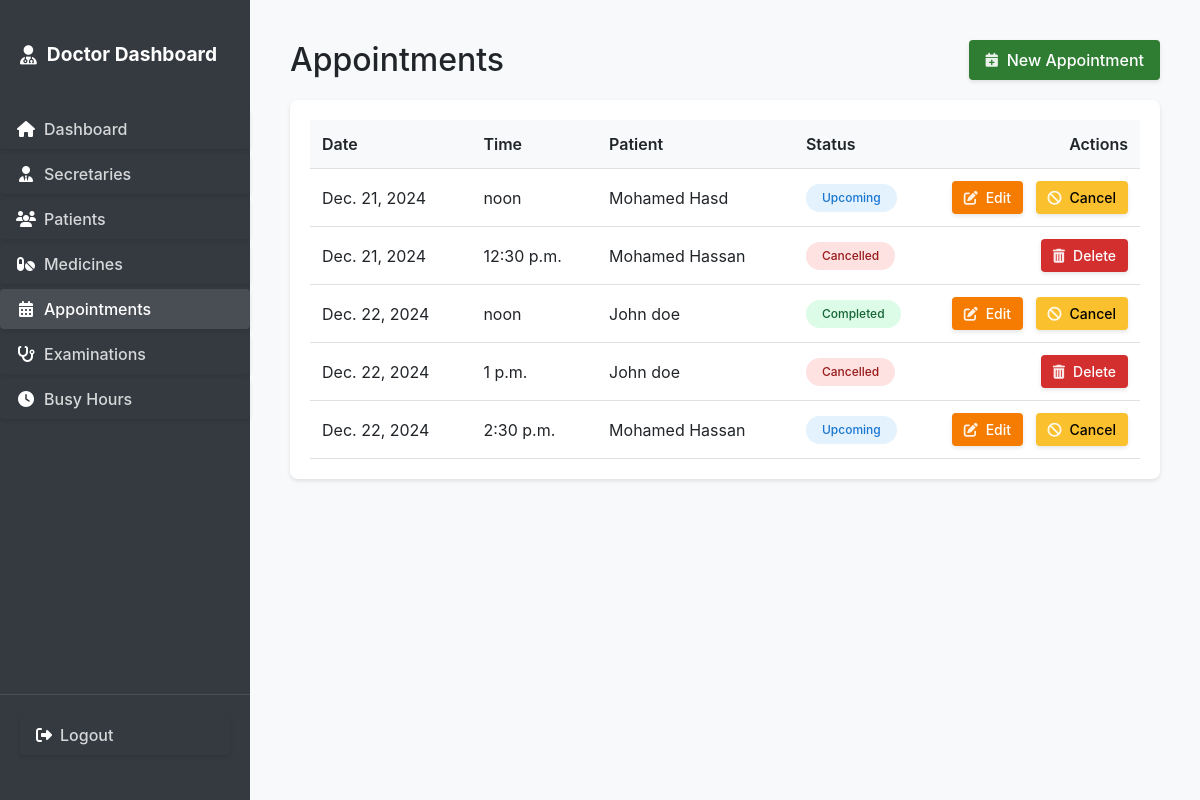
The page /appointments/ (signed in) on the database its author committed.
### secretary_dash/models.py (models this page shows, shortened)
class Appointment(models.Model):
    STATUS_CHOICES = [
        ('upcoming', 'Upcoming'),
        ('completed', 'Completed'),
        ('cancelled', 'Cancelled')
    ]
    patient = models.ForeignKey(Patient, on_delete=models.CASCADE)
    date = models.DateField()
    time = models.TimeField()
    created_by = models.ForeignKey(Secretary, on_delete=models.CASCADE)
    status = models.CharField(max_length=20, choices=STATUS_CHOICES, default='upcoming')
    created_at = models.DateTimeField(auto_now_add=True)
    class Meta:
        ordering = ['date', 'time']

class Patient(models.Model):
    name = models.CharField(max_length=100)
    phone = models.CharField(max_length=20)
    email = models.EmailField()
    address = models.TextField()
    date_of_birth = models.DateField()
    created_at = models.DateTimeField(auto_now_add=True)
    class Meta:
        ordering = ['name']

### secretary_dash/views.py (the view)
# urls.py: path('appointments/', views.appointment_list, name='appointment_list'),
@login_required
@user_passes_test(lambda u: u.is_superuser or is_secretary(u))
def appointment_list(request):
    appointments = Appointment.objects.all().order_by('date', 'time')
    return render(request, 'secretary_dash/common/appointment_list.html', {'appointments': appointments})

### secretary_dash/auth.py (called while the page is built)
    def get_user(self, user_id):
        UserModel = get_user_model()
        try:
            return UserModel.objects.get(pk=user_id)
        except UserModel.DoesNotExist:
            return None

### templates/secretary_dash/common/appointment_list.html (shortened to what this page needs)
{% extends 'secretary_dash/common/table_base.html' %}
{% block page_title %}Appointments{% endblock %}
{% block header_actions %}
<a href="{% url 'secretary_dash:appointment_create' %}" class="btn btn-add">
    <i class="fas fa-calendar-plus"></i>
    <span>New Appointment</span>
</a>
{% endblock %}
{% block table_content %}
{% if appointments %}
    <table>
        <thead>
            <tr>
                <th>Date</th>
                <th>Time</th>
                <th>Patient</th>
                <th>Status</th>
                <th class="actions-column">Actions</th>
            </tr>
        </thead>
        <tbody>
            {% for appointment in appointments %}
                <tr>
                    <td>{{ appointment.date }}</td>
                    <td>{{ appointment.time }}</td>
                    <td>{{ appointment.patient.name }}</td>
                    <td>
                        <span class="badge badge-{{ appointment.status }}">
                            {{ appointment.status|title }}
                        </span>
                    </td>
                    <td class="actions-column">
                        {% if appointment.status != 'cancelled' %}
                            <a href="{% url 'secretary_dash:appointment_edit' appointment.id %}" class="btn btn-edit btn-sm">
                                <i class="fas fa-edit"></i>
                                <span>Edit</span>
                            </a>
                            <form method="post" action="{% url 'secretary_dash:appointment_cancel' appointment.id %}" style="display: inline;">
                                <button type="submit" class="btn btn-cancel btn-sm" onclick="return confirm('Are you sure you want to cancel this appointment?');">
                                    <i class="fas fa-ban"></i>
                                    <span>Cancel</span>
                                </button>
                            </form>
                        {% else %}
                            <form method="post" action="{% url 'secretary_dash:appointment_delete' appointment.id %}" style="display: inline;">
                                <button type="submit" class="btn btn-delete btn-sm" onclick="return confirm('Are you sure you want to delete this appointment?');">
                                    <i class="fas fa-trash-alt"></i>
                                    <span>Delete</span>
                                </button>
                            </form>
                        {% endif %}
                    </td>
                </tr>
            {% endfor %}
        </tbody>
    </table>
{% else %}
    <p class="no-data">No appointments found.</p>
{% endif %}
{% endblock %}

### static/css/main.css (style rules this page uses)
body { margin: 0; padding: 0; font-family: -apple-system, BlinkMacSystemFont, "Segoe UI", Roboto, "Helvetica Neue", Arial, sans-serif; background-color: #f8f9fa; }
.actions-column { width: 200px; text-align: right !important; white-space: nowrap; }
.actions-column .btn { margin-left: 0.5rem; }
.actions-column .btn:first-child { margin-left: 0; }
.btn-delete { background-color: #dc3545 !important; color: white !important; }
.btn-cancel { background-color: #ffc107 !important; color: #212529 !important; }
.btn { display: inline-flex !important; align-items: center !important; gap: 8px !important; padding: 8px 16px !important; border-radius: 4px !important; border: none !important; cursor: pointer !important; font-weight: 500 !important; transition: all 0.2s ease !important; text-decoration: none !important; box-shadow: 0 2px 4px rgba(0, 0, 0, 0.1) !important; }
.btn .fas, .btn .far, .btn .fab, .btn .fa { color: rgba(255, 255, 255, 0.9) !important; }

### templates/secretary_dash/common/table_base.html (style rules this page uses)
table { width: 100%; border-collapse: collapse; }
th, td { padding: 12px; text-align: left; border-bottom: 1px solid #e0e0e0; }
th { background-color: #f8f9fa; font-weight: 600; }
.container .btn, .table-container .btn, .header-actions .btn { display: inline-flex !important; align-items: center !important; gap: 8px !important; padding: 8px 16px !important; border-radius: 4px !important; border: none !important; cursor: pointer !important; font-weight: 500 !important; transition: all 0.2s ease !important; text-decoration: none !important; box-shadow: 0 2px 4px rgba(0, 0, 0, 0.1) !important; color: white !important; }
.container .btn i, .table-container .btn i, .header-actions .btn i { font-size: 14px !important; }
.container .btn-sm, .table-container .btn-sm { padding: 6px 12px !important; font-size: 14px !important; }
.container .btn-add, .table-container .btn-add, .header-actions .btn-add { background-color: #2e7d32 !important; }
.container .btn-edit, .table-container .btn-edit { background-color: #f57c00 !important; }
.container .btn-delete, .table-container .btn-delete { background-color: #d32f2f !important; }
.container .btn-cancel, .table-container .btn-cancel { background-color: #fbc02d !important; color: #000 !important; }
.badge { display: inline-flex; align-items: center; gap: 0.25rem; padding: 0.5rem 1rem; border-radius: 9999px; font-size: 0.75rem; font-weight: 500; }
.badge-upcoming { background: #e3f2fd; color: #1976d2; }
.badge-completed { background: #dcfce7; color: #166534; }
.badge-cancelled { background: #fee2e2; color: #991b1b; }

### rows shown on the page
Appointment: date "Dec. 21, 2024", time "noon", patient.name "Mohamed Hasd", status "Upcoming", shows "Edit"
Appointment: date "Dec. 21, 2024", time "12:30 p.m.", patient.name "Mohamed Hassan", status "Cancelled", shows "Delete"
Appointment: date "Dec. 22, 2024", time "noon", patient.name "John doe", status "Completed", shows "Edit"
Appointment: date "Dec. 22, 2024", time "1 p.m.", patient.name "John doe", status "Cancelled", shows "Delete"
Appointment: date "Dec. 22, 2024", time "2:30 p.m.", patient.name "Mohamed Hassan", status "Upcoming", shows "Edit"
